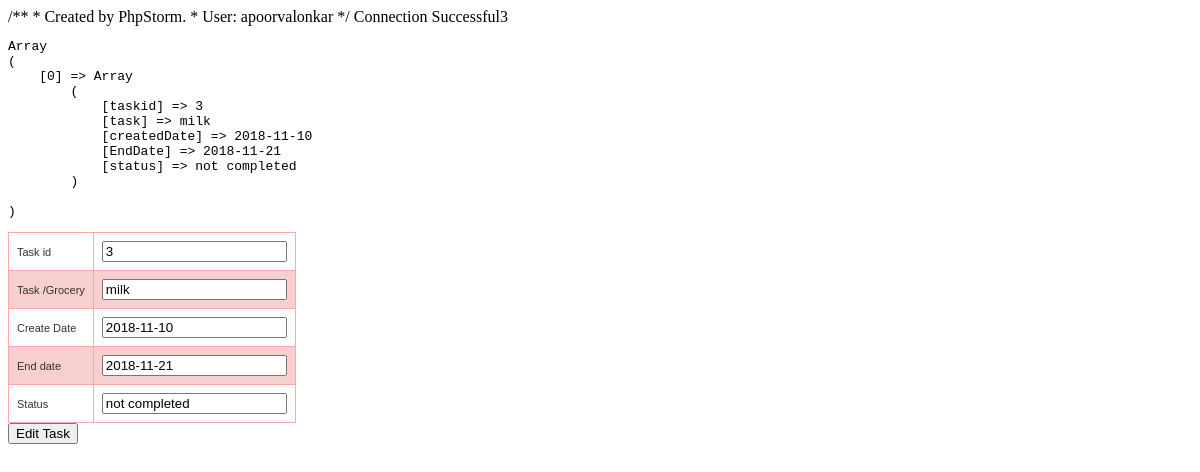
Page /editTheTask.php?taskid=3 on the committed database.
### tables this page shows
CREATE TABLE `task` (
  `taskid` int(11) NOT NULL,
  `task` varchar(255) NOT NULL,
  `createdDate` date DEFAULT NULL,
  `EndDate` date DEFAULT NULL,
  `status` varchar(255) DEFAULT NULL
);

### functions.php (called while the page is built, shortened)
<?php
function fetchThisTask($taskid){
    global $mysqli;
    $stmt = $mysqli->prepare(
        "SELECT
        taskid,
        task,
        createdDate,
        EndDate,
        status
        FROM task
        WHERE
        taskid = ?
        LIMIT 1
         "
    );
    $stmt->bind_param("s",$taskid);
    $stmt->execute();
    $stmt->bind_result(
        $taskid,
        $task,
        $creatdate,
        $enddate,
        $status
    );
    $stmt->execute();
    while ($stmt->fetch()) {
        $row[] = array(
            'taskid'    => $taskid,
            'task'       =>  $task,
            'createdDate'=>  $creatdate,
            'EndDate'    =>  $enddate,
            'status'     =>  $status
        );
    }
    return ($row);
}

### editTheTask.php (the view, shortened to what this page needs)
<?php
$thisTaskId = $_GET['taskid'];
echo $thisTaskId;
$foundTask = fetchThisTask($thisTaskId);
echo "<pre>";
print_r($foundTask);
echo "</pre>";
?>
<!DOCTYPE html PUBLIC '-//W3C//DTD XHTML 1.0 Transitional//EN' 'http://www.w3.org/TR/xhtml1/DTD/xhtml1-transitional.dtd'>
<html xmlns='http://www.w3.org/1999/xhtml'>
<head>
</head>
<body>
<form name="getTaskDetails" method="post" action="processEditTask.php">
    <table class="table-style-three">
        <?php foreach ($foundTask as $taskdetails) { ?>
            <tr>
                <td>Task id </td>
                <td><input type="text" name="taskid" value="<?php print $taskdetails['taskid'];?>"> </td>
            </tr>
            <tr><td>Task /Grocery </td>
                <td><input type="text" name="task" value="<?php print $taskdetails['task']; ?>"></td>
            </tr>
            <tr><td>Create Date</td>
                <td><input type="text" name="createdDate" value="<?php print $taskdetails['createdDate']; ?>"></td>
            </tr>
            <tr><td>End date</td>
                <td><input type="text" name="EndDate" value="<?php print $taskdetails['EndDate']; ?>"></td>
            </tr>
            <tr><td>Status</td>
                <td><input type="text" name="status" value="<?php print $taskdetails['status']; ?>"></td>
            </tr>
           <?php } ?>
    </table>
    <input type="submit" name="submit" value="Edit Task">
</form>
</body>
</html>

### editTheTask.php (style rules this page uses)
table.table-style-three { font-family: verdana, arial, sans-serif; font-size: 11px; color: #333333; border-width: 1px; border-color: #3A3A3A; border-collapse: collapse; }
table.table-style-three tr:nth-child(even) td { background-color: #F7CFCF; }
table.table-style-three td { border-width: 1px; padding: 8px; border-style: solid; border-color: #FFA6A6; background-color: #ffffff; }

### rows in the picture
task: taskid "3", task "milk", createdDate "2018-11-10", EndDate "2018-11-21", status "not completed"

### other values in the picture
$thisTaskId "3"
